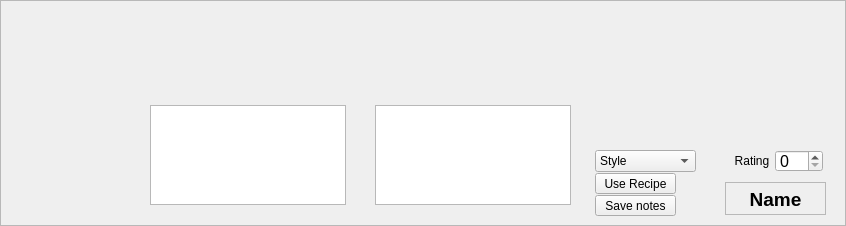
   <widget class="QFrame" name="frame">
    <property name="geometry">
     <rect>
      <x>450</x>
      <y>440</y>
      <width>846</width>
      <height>226</height>
     </rect>
    </property>
    <property name="frameShape">
     <enum>QFrame::StyledPanel</enum>
    </property>
    <property name="frameShadow">
     <enum>QFrame::Sunken</enum>
    </property>
    <widget class="QLabel" name="label_rating">
     <property name="geometry">
      <rect>
       <x>735</x>
       <y>153</y>
       <width>34</width>
       <height>16</height>
      </rect>
     </property>
     <property name="font">
      <font>
       <weight>50</weight>
       <bold>false</bold>
      </font>
     </property>
     <property name="text">
      <string>Rating</string>
     </property>
     <property name="alignment">
      <set>Qt::AlignCenter</set>
     </property>
    </widget>
    <widget class="QSpinBox" name="rating">
     <property name="geometry">
      <rect>
       <x>775</x>
       <y>150</y>
       <width>48</width>
       <height>22</height>
      </rect>
     </property>
     <property name="font">
      <font>
       <pointsize>12</pointsize>
      </font>
     </property>
     <property name="maximum">
      <number>10</number>
     </property>
    </widget>
    <widget class="QComboBox" name="box_style">
     <property name="geometry">
      <rect>
       <x>595</x>
       <y>150</y>
       <width>101</width>
       <height>22</height>
      </rect>
     </property>
     <property name="iconSize">
      <size>
       <width>20</width>
       <height>16</height>
      </size>
     </property>
     <item>
      <property name="text">
       <string>Style</string>
      </property>
     </item>
     <item>
      <property name="text">
       <string>Summer Ale</string>
      </property>
     </item>
     <item>
      <property name="text">
       <string>American IPA</string>
      </property>
     </item>
     <item>
      <property name="text">
       <string>IPA</string>
      </property>
     </item>
     <item>
      <property name="text">
       <string>English Pale Ale</string>
      </property>
     </item>
     <item>
      <property name="text">
       <string>Stout</string>
      </property>
     </item>
     <item>
      <property name="text">
       <string>Porter</string>
      </property>
     </item>
    </widget>
    <widget class="QTextEdit" name="processNotes">
     <property name="geometry">
      <rect>
       <x>150</x>
       <y>105</y>
       <width>196</width>
       <height>100</height>
      </rect>
     </property>
     <property name="minimumSize">
      <size>
       <width>0</width>
       <height>100</height>
      </size>
     </property>
    </widget>
    <widget class="QTextEdit" name="tastingNotes">
     <property name="geometry">
      <rect>
       <x>375</x>
       <y>105</y>
       <width>196</width>
       <height>100</height>
      </rect>
     </property>
     <property name="minimumSize">
      <size>
       <width>0</width>
       <height>100</height>
      </size>
     </property>
    </widget>
    <widget class="QPushButton" name="button_useRecipe">
     <property name="geometry">
      <rect>
       <x>595</x>
       <y>173</y>
       <width>81</width>
       <height>21</height>
      </rect>
     </property>
     <property name="text">
      <string>Use Recipe</string>
     </property>
    </widget>
    <widget class="QLabel" name="label_name">
     <property name="geometry">
      <rect>
       <x>715</x>
       <y>187</y>
       <width>121</width>
       <height>25</height>
      </rect>
     </property>
     <property name="font">
      <font>
       <pointsize>14</pointsize>
       <weight>75</weight>
       <bold>true</bold>
      </font>
     </property>
     <property name="text">
      <string>Name</string>
     </property>
     <property name="alignment">
      <set>Qt::AlignCenter</set>
     </property>
    </widget>
    <widget class="QFrame" name="frame_4">
     <property name="geometry">
      <rect>
       <x>725</x>
       <y>182</y>
       <width>101</width>
       <height>33</height>
      </rect>
     </property>
     <property name="frameShape">
      <enum>QFrame::StyledPanel</enum>
     </property>
     <property name="frameShadow">
      <enum>QFrame::Sunken</enum>
     </property>
    </widget>
    <widget class="QPushButton" name="button_saveNotes">
     <property name="geometry">
      <rect>
       <x>595</x>
       <y>195</y>
       <width>81</width>
       <height>21</height>
      </rect>
     </property>
     <property name="text">
      <string>Save notes</string>
     </property>
    </widget>
    <zorder>label_rating</zorder>
    <zorder>rating</zorder>
    <zorder>box_style</zorder>
    <zorder>processNotes</zorder>
    <zorder>tastingNotes</zorder>
    <zorder>button_useRecipe</zorder>
    <zorder>label_name</zorder>
    <zorder>frame_4</zorder>
    <zorder>button_saveNotes</zorder>
    <zorder>grain_recipe</zorder>
   </widget>
